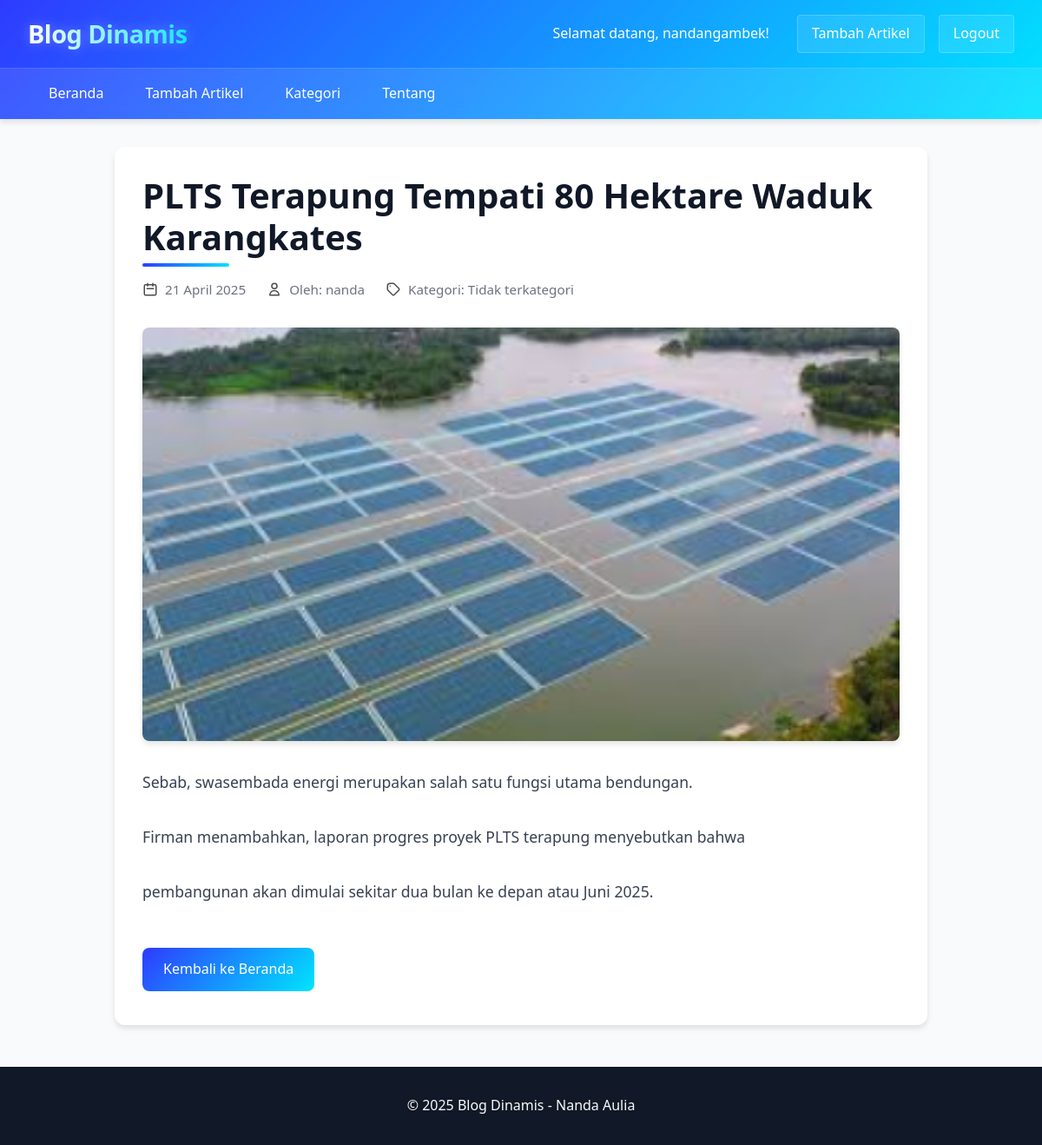
The app's page /article.php?id=6 (signed in) with its own data.
### tables this page shows
CREATE TABLE IF NOT EXISTS `article` (
  `article_id` int NOT NULL AUTO_INCREMENT,
  `title` varchar(255) NOT NULL,
  `slug` varchar(100) NOT NULL,
  `content` text NOT NULL,
  `excerpt` varchar(255) DEFAULT NULL,
  `image_path` varchar(255) DEFAULT NULL,
  `status` enum('draft','published') DEFAULT 'draft',
  `published_at` datetime DEFAULT NULL,
  `created_at` timestamp NULL DEFAULT CURRENT_TIMESTAMP,
  `updated_at` timestamp NULL DEFAULT CURRENT_TIMESTAMP ON UPDATE CURRENT_TIMESTAMP,
  PRIMARY KEY (`article_id`),
  UNIQUE KEY `slug` (`slug`)
);

### article.php (the view, shortened to what this page needs)
<?php
require_once 'db_connect.php';
$article_id = $_GET['id'];
$query = "
    SELECT
        a.article_id,
        a.title,
        a.content,
        a.published_at,
        a.image_path,
        GROUP_CONCAT(DISTINCT au.name SEPARATOR ', ') AS authors,
        GROUP_CONCAT(DISTINCT c.name SEPARATOR ', ') AS categories
    FROM
        article a
    LEFT JOIN
        article_author aa ON a.article_id = aa.article_id
    LEFT JOIN
        author au ON aa.author_id = au.author_id
    LEFT JOIN
        article_category ac ON a.article_id = ac.article_id
    LEFT JOIN
        category c ON ac.category_id = c.category_id
    WHERE
        a.article_id = ? AND a.status = 'published'
    GROUP BY
        a.article_id
";
$stmt = mysqli_prepare($conn, $query);
mysqli_stmt_bind_param($stmt, 'i', $article_id);
mysqli_stmt_execute($stmt);
$result = mysqli_stmt_get_result($stmt);
$article = mysqli_fetch_assoc($result);
?>
<!DOCTYPE html>
<html lang="id">
<head>
    <link rel="stylesheet" href="styles/article.css">
</head>
<body>
    <header>
        <div class="header-container">
            <h1>Blog Dinamis</h1>
            <div class="user-section">
                <?php if(isset($_SESSION['user_id'])): ?>
                    <div class="user-profile">
                        <p>Selamat datang, <?php echo htmlspecialchars($_SESSION['username']); ?>!</p>
                        <a href="add_article.php" class="btn">Tambah Artikel</a>
                        <a href="logout.php" class="btn">Logout</a>
                    </div>
                <?php endif; ?>
            </div>
        </div>
        <nav>
            <ul>
                <li><a href="index.php">Beranda</a></li>
                <?php if(isset($_SESSION['user_id'])): ?>
                    <li><a href="add_article.php">Tambah Artikel</a></li>
                <?php endif; ?>
                <li><a href="#">Kategori</a></li>
                <li><a href="#">Tentang</a></li>
            </ul>
        </nav>
    </header>
    <main>
        <article class="single-article">
            <h2><?php echo htmlspecialchars($article['title']); ?></h2>
            <div class="article-meta">
                <span class="date">
                    <?php echo date('d F Y', strtotime($article['published_at'])); ?>
                </span>
                <span class="authors">
                    Oleh: <?php echo htmlspecialchars($article['authors'] ?? 'Penulis tidak diketahui'); ?>
                </span>
                <span class="categories">
                    Kategori: <?php echo htmlspecialchars($article['categories'] ?? 'Tidak terkategori'); ?>
                </span>
            </div>
            <?php if (!empty($article['image_path'])): ?>
                <div class="article-image">
                    <img src="<?php echo htmlspecialchars($article['image_path']); ?>" alt="<?php echo htmlspecialchars($article['title']); ?>">
                </div>
            <?php endif; ?>
            <div class="article-content">
                <?php
                    echo nl2br(htmlspecialchars($article['content']));
                ?>
            </div>
            <a href="index.php" class="btn">Kembali ke Beranda</a>
        </article>
    </main>
    <footer>
        <p>&copy; <?php echo date('Y'); ?> Blog Dinamis - Nanda Aulia</p>
    </footer>
</body>
</html>

### records on screen
article: title "PLTS Terapung Tempati 80 Hektare Waduk Karangkates", published_at "21 April 2025", image_path (picture), content "Sebab, swasembada energi merupakan salah satu fungsi utama bendungan. Firman menambahkan, laporan progres proyek PLTS terapung menyebutkan bahwa pembangunan akan dimulai sekitar dua bulan ke depan atau Juni 2025."

### other values on screen
$_SESSION['username'] "nandangambek"
$article['authors'] "nanda"
$article['categories'] "Tidak terkategori"
